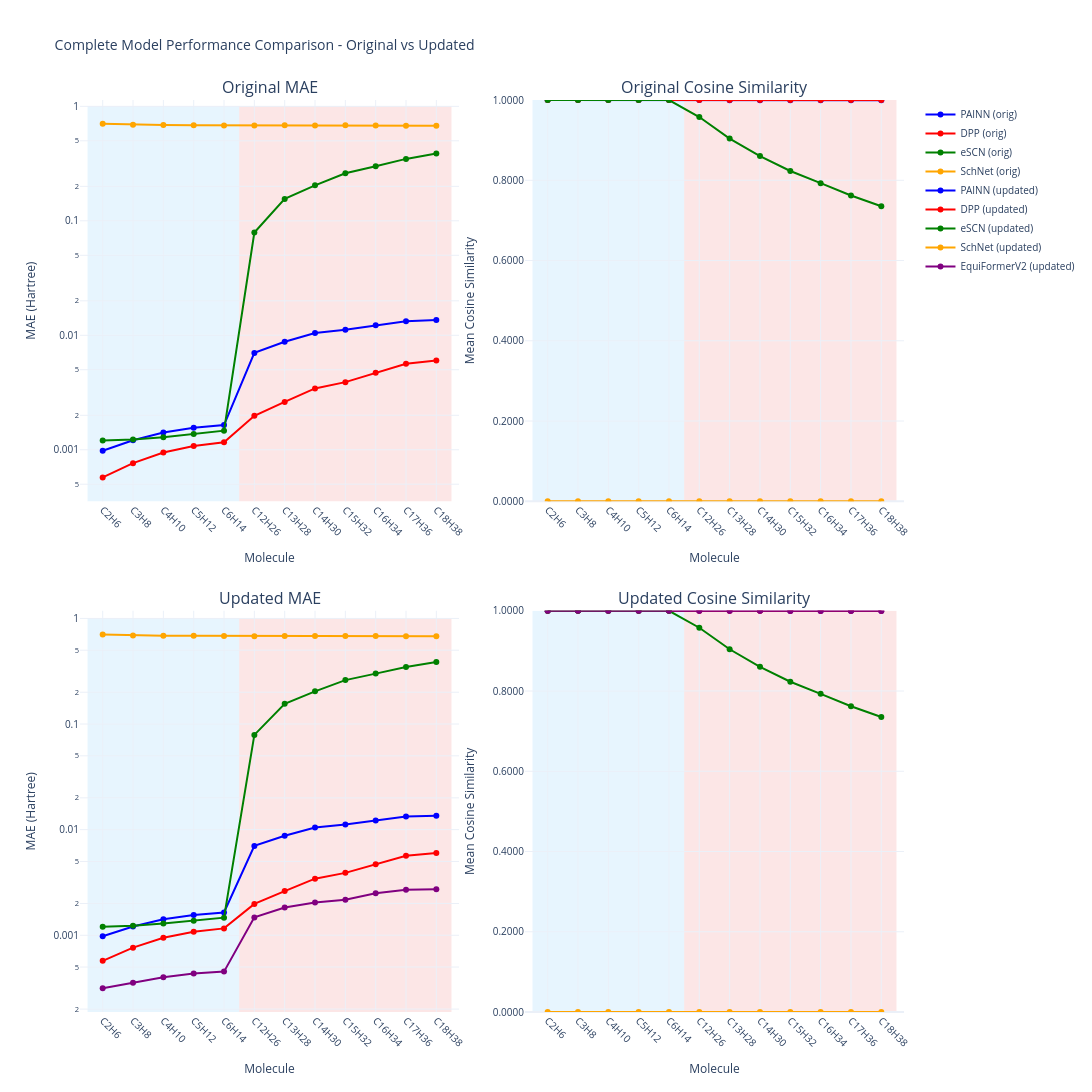

The notebook cell saved with this chart:
### Code cell
# Combined all plots in a 2x2 grid
from plotly.subplots import make_subplots

fig_all = make_subplots(
    rows=2, cols=2,
    subplot_titles=[
        'Original MAE',
        'Original Cosine Similarity', 
        'Updated MAE',
        'Updated Cosine Similarity'
    ],
    vertical_spacing=0.12,
    horizontal_spacing=0.08
)

# Plot 1: Original MAE (top-left)
for model in ['PAINN', 'DPP', 'eSCN', 'SchNet', 'GemNet']:
    if model in metrics:
        model_data = df[df['Model'] == model]
        
        if not model_data['MAE'].isna().all():
            fig_all.add_trace(
                go.Scatter(
                    x=model_data['Molecule'],
                    y=model_data['MAE'],
                    mode='markers+lines',
                    name=f"{model} (orig)",
                    line=dict(color=model_colors[model]),
                    marker=dict(size=6, color=model_colors[model]),
                    showlegend=True
                ),
                row=1, col=1
            )

# Plot 2: Original Cosine Similarity (top-right)
for model in ['PAINN', 'DPP', 'eSCN', 'SchNet', 'GemNet']:
    if model in metrics:
        model_data = df[df['Model'] == model]
        
        fig_all.add_trace(
            go.Scatter(
                x=model_data['Molecule'],
                y=model_data['Cosine_Similarity'],
                mode='markers+lines',
                name=f"{model} (orig)",
                line=dict(color=model_colors[model]),
                marker=dict(size=6, color=model_colors[model]),
                showlegend=False
            ),
            row=1, col=2
        )

# Plot 3: Updated MAE (bottom-left)  
for model in df_updated['Model'].unique():
    model_data = df_updated[df_updated['Model'] == model]
    
    if not model_data['MAE'].isna().all():
        fig_all.add_trace(
            go.Scatter(
                x=model_data['Molecule'],
                y=model_data['MAE'],
                mode='markers+lines',
                name=f"{model} (updated)",
                line=dict(color=model_colors_updated[model]),
                marker=dict(size=6, color=model_colors_updated[model]),
                showlegend=True
            ),
            row=2, col=1
        )

# Plot 4: Updated Cosine Similarity (bottom-right)
for model in df_updated['Model'].unique():
    model_data = df_updated[df_updated['Model'] == model]
    
    fig_all.add_trace(
        go.Scatter(
            x=model_data['Molecule'],
            y=model_data['Cosine_Similarity'],
            mode='markers+lines',
            name=f"{model} (updated)",
            line=dict(color=model_colors_updated[model]),
            marker=dict(size=6, color=model_colors_updated[model]),
            showlegend=False
        ),
        row=2, col=2
    )

# Calculate proper Y-axis ranges for MAE plots
y_min_mae_orig = df['MAE'].min() * 0.9 if not df['MAE'].isna().all() else 0.0001
y_max_mae_orig = df['MAE'].max() * 1.1 if not df['MAE'].isna().all() else 0.001
y_min_mae_updated = df_updated['MAE'].min() * 0.9
y_max_mae_updated = df_updated['MAE'].max() * 1.1

# Add background rectangles for all 4 subplots
molecule_names = ['C2H6', 'C3H8', 'C4H10', 'C5H12', 'C6H14', 'C7H16', 'C8H18', 'C9H20', 'C10H22', 'C11H24', 'C12H26', 'C13H28']
num_molecules = len(molecule_names)

# Train data background (first 5 molecules: C2H6 to C6H14) - all 4 subplots
# MAE plots use actual data range
fig_all.add_shape(type="rect",
                 x0=-0.5, x1=4.5, y0=y_min_mae_orig, y1=y_max_mae_orig,
                 fillcolor="LightSkyBlue", opacity=0.2,
                 layer="below", line_width=0, row=1, col=1)
fig_all.add_shape(type="rect",
                 x0=-0.5, x1=4.5, y0=y_min_mae_updated, y1=y_max_mae_updated,
                 fillcolor="LightSkyBlue", opacity=0.2,
                 layer="below", line_width=0, row=2, col=1)
# Cosine similarity plots use paper reference
fig_all.add_shape(type="rect",
                 x0=-0.5, x1=4.5, y0=0, y1=1,
                 fillcolor="LightSkyBlue", opacity=0.2,
                 layer="below", line_width=0, yref="paper", row=1, col=2)
fig_all.add_shape(type="rect",
                 x0=-0.5, x1=4.5, y0=0, y1=1,
                 fillcolor="LightSkyBlue", opacity=0.2,
                 layer="below", line_width=0, yref="paper", row=2, col=2)

# Test data background (last 7 molecules: C7H16 to C13H28) - all 4 subplots
fig_all.add_shape(type="rect",
                 x0=4.5, x1=num_molecules-0.5, y0=y_min_mae_orig, y1=y_max_mae_orig,
                 fillcolor="LightCoral", opacity=0.2,
                 layer="below", line_width=0, row=1, col=1)
fig_all.add_shape(type="rect",
                 x0=4.5, x1=num_molecules-0.5, y0=y_min_mae_updated, y1=y_max_mae_updated,
                 fillcolor="LightCoral", opacity=0.2,
                 layer="below", line_width=0, row=2, col=1)
fig_all.add_shape(type="rect",
                 x0=4.5, x1=num_molecules-0.5, y0=0, y1=1,
                 fillcolor="LightCoral", opacity=0.2,
                 layer="below", line_width=0, yref="paper", row=1, col=2)
fig_all.add_shape(type="rect",
                 x0=4.5, x1=num_molecules-0.5, y0=0, y1=1,
                 fillcolor="LightCoral", opacity=0.2,
                 layer="below", line_width=0, yref="paper", row=2, col=2)

# Update x-axes for all subplots
for row in [1, 2]:
    for col in [1, 2]:
        fig_all.update_xaxes(
            title_text="Molecule",
            tickangle=45,
            row=row, col=col
        )

# Update y-axes with linear scale for MAE plots
fig_all.update_yaxes(
    title_text="MAE (eV)", 
    range=[y_min_mae_orig, y_max_mae_orig],
    tickformat=".6f",
    row=1, col=1
)
fig_all.update_yaxes(
    title_text="MAE (eV)", 
    range=[y_min_mae_updated, y_max_mae_updated],
    tickformat=".6f",
    row=2, col=1
)

# Cosine similarity plots (right column) - linear scale
fig_all.update_yaxes(
    title_text="Mean Cosine Similarity", 
    range=[0, 1.0001],
    tickformat=".4f",
    row=1, col=2
)
fig_all.update_yaxes(
    title_text="Mean Cosine Similarity", 
    range=[0, 1.0001],
    tickformat=".4f",
    row=2, col=2
)

# Update layout
fig_all.update_layout(
    title="Complete Model Performance Comparison - Original vs Updated",
    template="plotly_white",
    font=dict(size=10),
    width=1600,
    height=1200,
    legend=dict(
        x=1.02,
        y=1,
        xanchor='left',
        yanchor='top'
    )
)

fig_all.show()

### Figure 1 — Plotly figure (JSON) as saved in the notebook; plotly's stock layout.template omitted (floating-point values rounded to 4 significant figures)
{"data": [{"line": {"color": "blue"}, "marker": {"color": "blue", "size": 6}, "mode": "markers+lines", "name": "PAINN (orig)", "showlegend": true, "type": "scatter", "x": ["C2H6", "C3H8", "C4H10", "C5H12", "C6H14", "C12H26", "C13H28", "C14H30", "C15H32", "C16H34", "C17H36", "C18H38"], "xaxis": "x", "y": [0.0009793, 0.001212, 0.001416, 0.001559, 0.001643, 0.007013, 0.008766, 0.01048, 0.01117, 0.01221, 0.01329, 0.01357], "yaxis": "y"}, {"line": {"color": "red"}, "marker": {"color": "red", "size": 6}, "mode": "markers+lines", "name": "DPP (orig)", "showlegend": true, "type": "scatter", "x": ["C2H6", "C3H8", "C4H10", "C5H12", "C6H14", "C12H26", "C13H28", "C14H30", "C15H32", "C16H34", "C17H36", "C18H38"], "xaxis": "x", "y": [0.0005726, 0.0007633, 0.000947, 0.001077, 0.001161, 0.00198, 0.002619, 0.003435, 0.003897, 0.00471, 0.005648, 0.006013], "yaxis": "y"}, {"line": {"color": "green"}, "marker": {"color": "green", "size": 6}, "mode": "markers+lines", "name": "eSCN (orig)", "showlegend": true, "type": "scatter", "x": ["C2H6", "C3H8", "C4H10", "C5H12", "C6H14", "C12H26", "C13H28", "C14H30", "C15H32", "C16H34", "C17H36", "C18H38"], "xaxis": "x", "y": [0.001202, 0.001232, 0.001289, 0.001372, 0.001468, 0.07894, 0.1555, 0.204, 0.2605, 0.3001, 0.3474, 0.3871], "yaxis": "y"}, {"line": {"color": "orange"}, "marker": {"color": "orange", "size": 6}, "mode": "markers+lines", "name": "SchNet (orig)", "showlegend": true, "type": "scatter", "x": ["C2H6", "C3H8", "C4H10", "C5H12", "C6H14", "C12H26", "C13H28", "C14H30", "C15H32", "C16H34", "C17H36", "C18H38"], "xaxis": "x", "y": [0.7036, 0.6897, 0.6855, 0.6835, 0.6818, 0.6792, 0.6826, 0.6808, 0.6825, 0.6803, 0.6769, 0.6779], "yaxis": "y"}, {"line": {"color": "blue"}, "marker": {"color": "blue", "size": 6}, "mode": "markers+lines", "name": "PAINN (orig)", "showlegend": false, "type": "scatter", "x": ["C2H6", "C3H8", "C4H10", "C5H12", "C6H14", "C12H26", "C13H28", "C14H30", "C15H32", "C16H34", "C17H36", "C18H38"], "xaxis": "x2", "y": [1.0, 1.0, 1.0, 1.0, 1.0, 0.9999, 0.9998, 0.9997, 0.9997, 0.9996, 0.9995, 0.9995], "yaxis": "y2"}, {"line": {"color": "red"}, "marker": {"color": "red", "size": 6}, "mode": "markers+lines", "name": "DPP (orig)", "showlegend": false, "type": "scatter", "x": ["C2H6", "C3H8", "C4H10", "C5H12", "C6H14", "C12H26", "C13H28", "C14H30", "C15H32", "C16H34", "C17H36", "C18H38"], "xaxis": "x2", "y": [1.0, 1.0, 1.0, 1.0, 1.0, 1.0, 1.0, 1.0, 1.0, 0.9999, 0.9999, 0.9999], "yaxis": "y2"}, {"line": {"color": "green"}, "marker": {"color": "green", "size": 6}, "mode": "markers+lines", "name": "eSCN (orig)", "showlegend": false, "type": "scatter", "x": ["C2H6", "C3H8", "C4H10", "C5H12", "C6H14", "C12H26", "C13H28", "C14H30", "C15H32", "C16H34", "C17H36", "C18H38"], "xaxis": "x2", "y": [1.0, 1.0, 1.0, 1.0, 1.0, 0.9577, 0.904, 0.8603, 0.8231, 0.7929, 0.7621, 0.7352], "yaxis": "y2"}, {"line": {"color": "orange"}, "marker": {"color": "orange", "size": 6}, "mode": "markers+lines", "name": "SchNet (orig)", "showlegend": false, "type": "scatter", "x": ["C2H6", "C3H8", "C4H10", "C5H12", "C6H14", "C12H26", "C13H28", "C14H30", "C15H32", "C16H34", "C17H36", "C18H38"], "xaxis": "x2", "y": [0.0, 0.0, 0.0, 0.0, 0.0, 0.0, 0.0, 0.0, 0.0, 0.0, 0.0, 0.0], "yaxis": "y2"}, {"line": {"color": "blue"}, "marker": {"color": "blue", "size": 6}, "mode": "markers+lines", "name": "PAINN (updated)", "showlegend": true, "type": "scatter", "x": ["C2H6", "C3H8", "C4H10", "C5H12", "C6H14", "C12H26", "C13H28", "C14H30", "C15H32", "C16H34", "C17H36", "C18H38"], "xaxis": "x3", "y": [0.0009793, 0.001212, 0.001416, 0.001559, 0.001643, 0.007013, 0.008766, 0.01048, 0.01117, 0.01221, 0.01329, 0.01357], "yaxis": "y3"}, {"line": {"color": "red"}, "marker": {"color": "red", "size": 6}, "mode": "markers+lines", "name": "DPP (updated)", "showlegend": true, "type": "scatter", "x": ["C2H6", "C3H8", "C4H10", "C5H12", "C6H14", "C12H26", "C13H28", "C14H30", "C15H32", "C16H34", "C17H36", "C18H38"], "xaxis": "x3", "y": [0.0005726, 0.0007633, 0.000947, 0.001077, 0.001161, 0.00198, 0.002619, 0.003435, 0.003897, 0.00471, 0.005648, 0.006013], "yaxis": "y3"}, {"line": {"color": "green"}, "marker": {"color": "green", "size": 6}, "mode": "markers+lines", "name": "eSCN (updated)", "showlegend": true, "type": "scatter", "x": ["C2H6", "C3H8", "C4H10", "C5H12", "C6H14", "C12H26", "C13H28", "C14H30", "C15H32", "C16H34", "C17H36", "C18H38"], "xaxis": "x3", "y": [0.001202, 0.001232, 0.001289, 0.001372, 0.001468, 0.07894, 0.1555, 0.204, 0.2605, 0.3001, 0.3474, 0.3871], "yaxis": "y3"}, {"line": {"color": "orange"}, "marker": {"color": "orange", "size": 6}, "mode": "markers+lines", "name": "SchNet (updated)", "showlegend": true, "type": "scatter", "x": ["C2H6", "C3H8", "C4H10", "C5H12", "C6H14", "C12H26", "C13H28", "C14H30", "C15H32", "C16H34", "C17H36", "C18H38"], "xaxis": "x3", "y": [0.7036, 0.6897, 0.6855, 0.6835, 0.6818, 0.6792, 0.6826, 0.6808, 0.6825, 0.6803, 0.6769, 0.6779], "yaxis": "y3"}, {"line": {"color": "purple"}, "marker": {"color": "purple", "size": 6}, "mode": "markers+lines", "name": "EquiFormerV2 (updated)", "showlegend": true, "type": "scatter", "x": ["C2H6", "C3H8", "C4H10", "C5H12", "C6H14", "C12H26", "C13H28", "C14H30", "C15H32", "C16H34", "C17H36", "C18H38"], "xaxis": "x3", "y": [0.0003154, 0.000355, 0.0004002, 0.0004334, 0.0004526, 0.001477, 0.001828, 0.002046, 0.002173, 0.002501, 0.002694, 0.002723], "yaxis": "y3"}, {"line": {"color": "blue"}, "marker": {"color": "blue", "size": 6}, "mode": "markers+lines", "name": "PAINN (updated)", "showlegend": false, "type": "scatter", "x": ["C2H6", "C3H8", "C4H10", "C5H12", "C6H14", "C12H26", "C13H28", "C14H30", "C15H32", "C16H34", "C17H36", "C18H38"], "xaxis": "x4", "y": [1.0, 1.0, 1.0, 1.0, 1.0, 0.9999, 0.9998, 0.9997, 0.9997, 0.9996, 0.9995, 0.9995], "yaxis": "y4"}, {"line": {"color": "red"}, "marker": {"color": "red", "size": 6}, "mode": "markers+lines", "name": "DPP (updated)", "showlegend": false, "type": "scatter", "x": ["C2H6", "C3H8", "C4H10", "C5H12", "C6H14", "C12H26", "C13H28", "C14H30", "C15H32", "C16H34", "C17H36", "C18H38"], "xaxis": "x4", "y": [1.0, 1.0, 1.0, 1.0, 1.0, 1.0, 1.0, 1.0, 1.0, 0.9999, 0.9999, 0.9999], "yaxis": "y4"}, {"line": {"color": "green"}, "marker": {"color": "green", "size": 6}, "mode": "markers+lines", "name": "eSCN (updated)", "showlegend": false, "type": "scatter", "x": ["C2H6", "C3H8", "C4H10", "C5H12", "C6H14", "C12H26", "C13H28", "C14H30", "C15H32", "C16H34", "C17H36", "C18H38"], "xaxis": "x4", "y": [1.0, 1.0, 1.0, 1.0, 1.0, 0.9577, 0.904, 0.8603, 0.8231, 0.7929, 0.7621, 0.7352], "yaxis": "y4"}, {"line": {"color": "orange"}, "marker": {"color": "orange", "size": 6}, "mode": "markers+lines", "name": "SchNet (updated)", "showlegend": false, "type": "scatter", "x": ["C2H6", "C3H8", "C4H10", "C5H12", "C6H14", "C12H26", "C13H28", "C14H30", "C15H32", "C16H34", "C17H36", "C18H38"], "xaxis": "x4", "y": [0.0, 0.0, 0.0, 0.0, 0.0, 0.0, 0.0, 0.0, 0.0, 0.0, 0.0, 0.0], "yaxis": "y4"}, {"line": {"color": "purple"}, "marker": {"color": "purple", "size": 6}, "mode": "markers+lines", "name": "EquiFormerV2 (updated)", "showlegend": false, "type": "scatter", "x": ["C2H6", "C3H8", "C4H10", "C5H12", "C6H14", "C12H26", "C13H28", "C14H30", "C15H32", "C16H34", "C17H36", "C18H38"], "xaxis": "x4", "y": [1.0, 1.0, 1.0, 1.0, 1.0, 0.9999, 1.0, 1.0, 1.0, 0.9999, 0.9999, 0.9999], "yaxis": "y4"}], "layout": {"annotations": [{"font": {"size": 16}, "showarrow": false, "text": "Original MAE", "x": 0.23, "xanchor": "center", "xref": "paper", "y": 1, "yanchor": "bottom", "yref": "paper"}, {"font": {"size": 16}, "showarrow": false, "text": "Original Cosine Similarity", "x": 0.77, "xanchor": "center", "xref": "paper", "y": 1, "yanchor": "bottom", "yref": "paper"}, {"font": {"size": 16}, "showarrow": false, "text": "Updated MAE", "x": 0.23, "xanchor": "center", "xref": "paper", "y": 0.44, "yanchor": "bottom", "yref": "paper"}, {"font": {"size": 16}, "showarrow": false, "text": "Updated Cosine Similarity", "x": 0.77, "xanchor": "center", "xref": "paper", "y": 0.44, "yanchor": "bottom", "yref": "paper"}], "font": {"size": 10}, "height": 1200, "legend": {"x": 1.02, "xanchor": "left", "y": 1, "yanchor": "top"}, "shapes": [{"fillcolor": "LightSkyBlue", "layer": "below", "line": {"width": 0}, "opacity": 0.2, "type": "rect", "x0": -0.5, "x1": 4.5, "xref": "x", "y0": 0, "y1": 1, "yref": "y"}, {"fillcolor": "LightSkyBlue", "layer": "below", "line": {"width": 0}, "opacity": 0.2, "type": "rect", "x0": -0.5, "x1": 4.5, "xref": "x2", "y0": 0, "y1": 1, "yref": "y2"}, {"fillcolor": "LightSkyBlue", "layer": "below", "line": {"width": 0}, "opacity": 0.2, "type": "rect", "x0": -0.5, "x1": 4.5, "xref": "x3", "y0": 0, "y1": 1, "yref": "y3"}, {"fillcolor": "LightSkyBlue", "layer": "below", "line": {"width": 0}, "opacity": 0.2, "type": "rect", "x0": -0.5, "x1": 4.5, "xref": "x4", "y0": 0, "y1": 1, "yref": "y4"}, {"fillcolor": "LightCoral", "layer": "below", "line": {"width": 0}, "opacity": 0.2, "type": "rect", "x0": 4.5, "x1": 11.5, "xref": "x", "y0": 0, "y1": 1, "yref": "y"}, {"fillcolor": "LightCoral", "layer": "below", "line": {"width": 0}, "opacity": 0.2, "type": "rect", "x0": 4.5, "x1": 11.5, "xref": "x2", "y0": 0, "y1": 1, "yref": "y2"}, {"fillcolor": "LightCoral", "layer": "below", "line": {"width": 0}, "opacity": 0.2, "type": "rect", "x0": 4.5, "x1": 11.5, "xref": "x3", "y0": 0, "y1": 1, "yref": "y3"}, {"fillcolor": "LightCoral", "layer": "below", "line": {"width": 0}, "opacity": 0.2, "type": "rect", "x0": 4.5, "x1": 11.5, "xref": "x4", "y0": 0, "y1": 1, "yref": "y4"}], "title": {"text": "Complete Model Performance Comparison - Original vs Updated"}, "width": 1600, "xaxis": {"anchor": "y", "domain": [0, 0.46], "tickangle": 45, "title": {"text": "Molecule"}}, "xaxis2": {"anchor": "y2", "domain": [0.54, 1], "tickangle": 45, "title": {"text": "Molecule"}}, "xaxis3": {"anchor": "y3", "domain": [0, 0.46], "tickangle": 45, "title": {"text": "Molecule"}}, "xaxis4": {"anchor": "y4", "domain": [0.54, 1], "tickangle": 45, "title": {"text": "Molecule"}}, "yaxis": {"anchor": "x", "domain": [0.56, 1], "title": {"text": "MAE (Hartree)"}, "type": "log"}, "yaxis2": {"anchor": "x2", "domain": [0.56, 1], "range": [0, 1.0], "tickformat": ".4f", "title": {"text": "Mean Cosine Similarity"}}, "yaxis3": {"anchor": "x3", "domain": [0, 0.44], "title": {"text": "MAE (Hartree)"}, "type": "log"}, "yaxis4": {"anchor": "x4", "domain": [0, 0.44], "range": [0, 1.0], "tickformat": ".4f", "title": {"text": "Mean Cosine Similarity"}}}}
